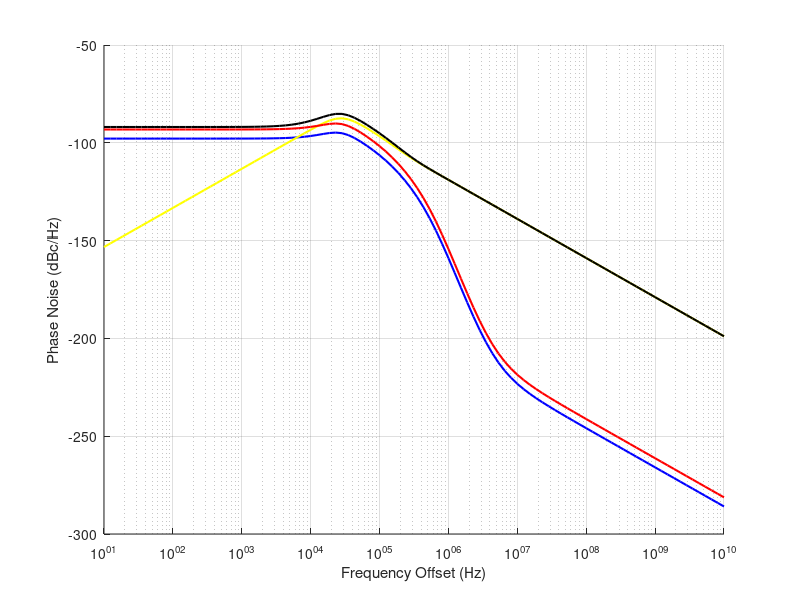

Write MATLAB code to recreate this figure.
clc
clear
pkg load control

Freference = 26e6;
Fdco = 1.8e9;
Tref = 1.0/Freference;
Tdco = 1.0/Fdco;
FCW = Fdco/Freference;


ref_pn = -130;
%TDC & DCO spec.
tdc_res = 20e-12;
kdco = 20e3;
%Filter parameters
rho_filter = 2^(-15);
alpha_filter = 2^(-7);
lamda1 = 2^(-3);
lamda2 = lamda1;
lamda3 = lamda1;
lamda4 = 2^(-4);

f = logspace(1, 10, 100); % Frequency range from 10 Hz to 10 GHz
s = 1j * 2 * pi * f; % Complex frequency variable
%Quantization noise TDC page 121 book, eq 4.58
L_tdc_quant = (((2*pi)^2)/12) * ((tdc_res/Tdco)^2) *Tref;


%tranfer Function for high order ADPLL (IIR + PI)

%Hol page 137 book, eq 4.95
Hol_numerator = (rho_filter*Freference^2).*(s./((rho_filter*Freference)/alpha_filter) +1);
Hol_denominator = s.*s;%1*s2
Hol_tf = Hol_numerator./Hol_denominator;
H_closed_tdc_NoIIR = L_tdc_quant.*Hol_tf./(1+Hol_tf);
%Hol = (alpha * f_ref) ./ s + (ro * f_ref^2) ./ s.^2;

% H_iir1 Filter
H_iir1_filter_num = 1+s./Freference ;
H_iir1_filter_den = (s./(lamda1 .* Freference)) +1;
H_iir1_filter_tf = H_iir1_filter_num./ H_iir1_filter_den;

% H_iir2 Filter
H_iir2_filter_num = 1+s./Freference ;
H_iir2_filter_den = (s./(lamda2 * Freference)) +1;
H_iir2_filter_tf = H_iir2_filter_num./ H_iir2_filter_den;

% H_iir3 Filter
H_iir3_filter_num = 1+s./Freference ;
H_iir3_filter_den = (s./(lamda3 * Freference)) +1;
H_iir3_filter_tf = H_iir3_filter_num./ H_iir3_filter_den;

% H_iir4 Filter
H_iir4_filter_num = 1+s./Freference ;
H_iir4_filter_den = (s./(lamda4 * Freference)) +1;
H_iir4_filter_tf = H_iir4_filter_num./ H_iir4_filter_den;

% Multiply all the transfer functions with IIR filters
Hol_total_iir = Hol_tf .*(H_iir1_filter_tf .* H_iir2_filter_tf .* H_iir3_filter_tf .* H_iir4_filter_tf);
H_closed_tdc = Hol_total_iir./(1+Hol_total_iir);
% CLosed loop transfer function of the TDC multplied with Quant noise eq 4.97
H_closed_quant = L_tdc_quant.*(abs(H_closed_tdc).^2);


%%%%%%%%%%%%%%%%%%%%%%%%%%%%%%%%%%%%%%%%%%%%%%%%%%%%%%%%%%%
%%%%%%%%%%%%%%%%%%%%%%%%%DCO%%%%%%%%%%%%%%%%%%%%%%%%%%%%%%%
%%%%%%%%%%%%%%%%%%%%%%%%%%%%%%%%%%%%%%%%%%%%%%%%%%%%%%%%%%%

% DCO quantization noise (without Sigma-Delta dithering)
%extremely important to compare this with the "natural" PN of the DCO itself!!!!
%eq 4.72
L_dco_quant = (1/12).*((kdco./f).^2).*(1/Freference).*sinc(kdco./Freference)^2;


%Transfer Function of DCO eq 4.98 NO MASH
Hclosed_dco = 1.0./(1.0 + Hol_total_iir)
Hclosed_dco_quant = (abs(Hclosed_dco).^2).*L_dco_quant;


%Transfer Function of reference eq 4.96
Hclosed_ref = FCW.*Hol_total_iir./(1.0 + Hol_total_iir)
reference_pn_lin = 10.^(ref_pn./10);
Hclosed_ref_noise = reference_pn_lin.*abs(Hclosed_ref).^2;

adpll_total_pn = H_closed_quant + Hclosed_dco_quant + Hclosed_ref_noise;

%Noises shaped by the H(s)
%L_tdc = 10*log10(L_tdc_quant);
%PN_tdc_noIIR = 20*log10(abs(H_closed_tdc_NoIIR));
PN_tdc_IIR = 10.*log10(abs(H_closed_quant));
%L_dco = 10*log10(L_dco_quant);
PN_dco_IIR = 10.*log10(abs(Hclosed_dco_quant));
PN_ref_IIR = 10.*log10(abs(Hclosed_ref_noise));
% Total ADPLL noise PSD

adpll_pn = 10.*log10(adpll_total_pn);

figure;

hold on
%semilogx(f, PN_tdc_noIIR, 'b', 'LineWidth', 1.5);
semilogx(f, PN_tdc_IIR, 'b', 'LineWidth', 1.5);
%semilogx(f, L_dco, 'y', 'LineWidth', 1.5);
semilogx(f, PN_dco_IIR, 'y', 'LineWidth', 1.5);
semilogx(f, PN_ref_IIR, 'r', 'LineWidth', 1.5);
semilogx(f, adpll_pn, 'black', 'LineWidth', 1.5);
xlabel('Frequency Offset (Hz)');
ylabel('Phase Noise (dBc/Hz)');
grid on;



%tdc_pn_cl = tdc_pn_lin.*abs(H_cl_tdc).^2;


print("finish")
